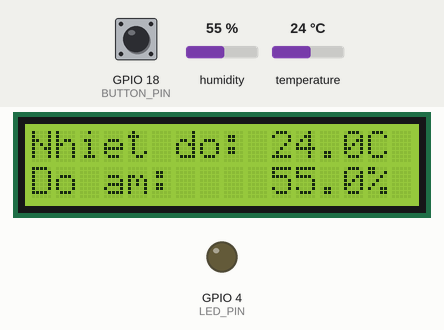
This program was run on a simulated ESP32. Shown: 16×2 character LCD, output pins drawn as LEDs (lit = HIGH). The inputs (shaded band) are chosen by the test bench; at power-on: GPIO 18 (BUTTON_PIN) HIGH, humidity 55 %, temperature 24 °C. What the program prints to the serial monitor is not drawn.

Above: at 1.3 s.
1.4 s: GPIO 18 (BUTTON_PIN) pulled LOW for 0.15 s
At 2.9 s:
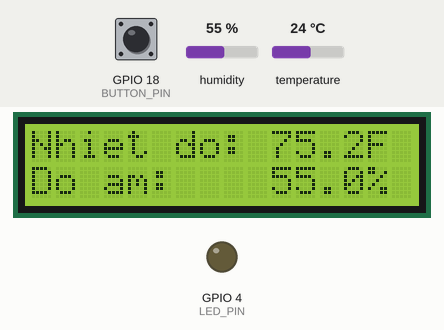
7.9 s: humidity set to 79 %
At 10.8 s:
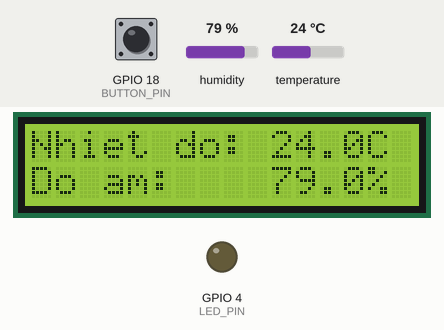
11.6 s: humidity set to 82 %
At 15.0 s:
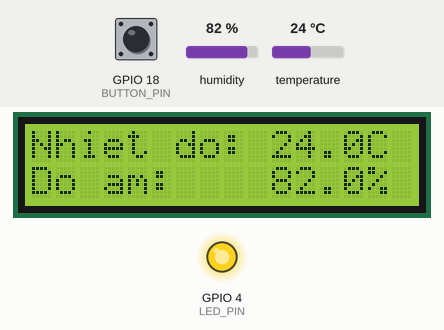
15.6 s: GPIO 18 (BUTTON_PIN) pulled LOW for 1 s
At 16.1 s:
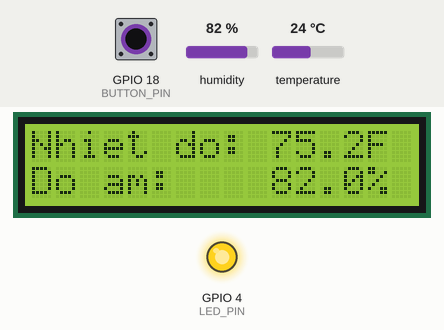
22.1 s: temperature set to 12 °C
At 23.3 s:
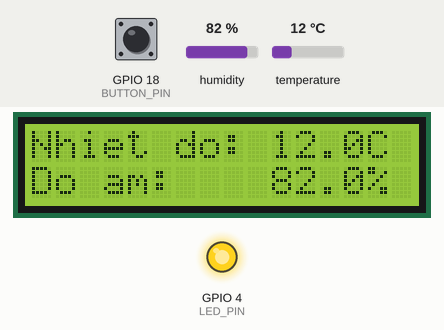
23.6 s: temperature set to 19 °C
At 26.6 s:
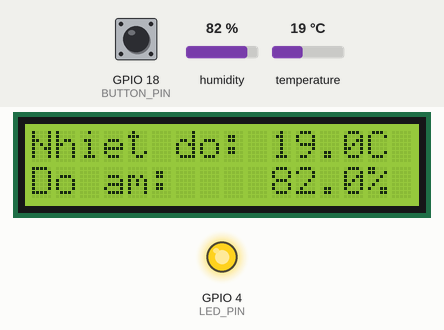
Timing chart, 0 to 28.1 s (numbered marks = the images above; inputs shaded):
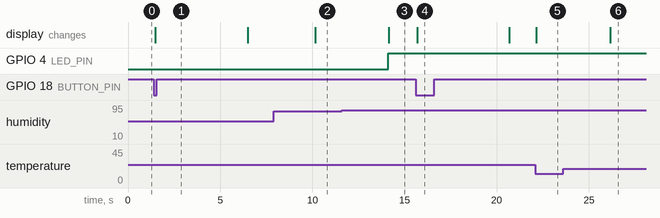

The program:

main.cpp
```cpp
#include <Arduino.h>
#include <Wire.h>
#include <LiquidCrystal_I2C.h>
#include <DHT.h>

// ========================================================
// LAB 01 - BÀI 6: TRẠM THỜI TIẾT MINI / SMART THERMOSTAT
// ========================================================

#define DHTPIN  15
#define DHTTYPE DHT22

const int BUTTON_PIN = 18;
const int LED_PIN    = 4; // Mô phỏng máy hút ẩm

DHT dht(DHTPIN, DHTTYPE);
LiquidCrystal_I2C lcd(0x27, 16, 2);

// Biến lưu trữ giá trị cảm biến
float currentTempC = 0.0;
float currentHumidity = 0.0;
bool sensorValid = false;

// Quản lý chế độ hiển thị Fahrenheit trong 5 giây bằng millis()
bool showFahrenheit = false;
unsigned long fahrenheitStartTime = 0;
const unsigned long FAHRENHEIT_DURATION = 5000; // 5 giây = 5000ms

// Chu kỳ đọc cảm biến
unsigned long lastSensorReadTime = 0;
const unsigned long SENSOR_READ_INTERVAL = 2000; // Đọc mỗi 2 giây

// Quản lý debounce nút nhấn
bool lastButtonReading = HIGH;
bool buttonState = HIGH;
unsigned long lastDebounceTime = 0;
const unsigned long debounceDelay = 50;

// Cập nhật màn hình LCD (luôn đệm đủ 16 ký tự mỗi dòng)
void updateLCD() {
  char line1[17];
  char line2[17];

  if (!sensorValid) {
    snprintf(line1, sizeof(line1), "%-16s", "Cam bien: LOI");
    snprintf(line2, sizeof(line2), "%-16s", "Kiem tra DHT22");
  } else {
    if (showFahrenheit) {
      float tempF = (currentTempC * 1.8) + 32.0;
      snprintf(line1, sizeof(line1), "%-16s", (String("Nhiet do: ") + String(tempF, 1) + "F").c_str());
    } else {
      snprintf(line1, sizeof(line1), "%-16s", (String("Nhiet do: ") + String(currentTempC, 1) + "C").c_str());
    }
    snprintf(line2, sizeof(line2), "%-16s", (String("Do am:    ") + String(currentHumidity, 1) + "%").c_str());
  }

  lcd.setCursor(0, 0);
  lcd.print(line1);
  lcd.setCursor(0, 1);
  lcd.print(line2);
}

// In thông tin chi tiết ra Serial Monitor
void printSerialReport() {
  Serial.println("----------------------------------------");
  if (sensorValid) {
    if (showFahrenheit) {
      float tempF = (currentTempC * 1.8) + 32.0;
      Serial.printf("Temperature: %.1f F\n", tempF);
    } else {
      Serial.printf("Temperature: %.1f C\n", currentTempC);
    }
    Serial.printf("Humidity: %.1f %%\n", currentHumidity);
  } else {
    Serial.println("Temperature: ERROR");
    Serial.println("Humidity: ERROR");
  }
  Serial.printf("Dehumidifier: %s\n", (currentHumidity > 80.0 && sensorValid) ? "ON" : "OFF");
  Serial.printf("Display: %s\n", showFahrenheit ? "Fahrenheit" : "Celsius");
}

void setup() {
  Serial.begin(115200);

  // Cấu hình chân nút nhấn và LED
  pinMode(BUTTON_PIN, INPUT_PULLUP);
  pinMode(LED_PIN, OUTPUT);
  digitalWrite(LED_PIN, LOW);

  // Khởi tạo giao tiếp I2C (SDA=21, SCL=22) và LCD
  Wire.begin(21, 22);
  lcd.init();
  lcd.backlight();
  lcd.setCursor(0, 0);
  lcd.print("Khoi dong...");

  // Khởi động cảm biến DHT22
  dht.begin();

  Serial.println("--- KHOI DONG BAI 6: TRAM THOI TIET MINI ---");

  // Đọc dữ liệu khởi tạo ban đầu
  float t = dht.readTemperature();
  float h = dht.readHumidity();
  if (!isnan(t) && !isnan(h)) {
    currentTempC = t;
    currentHumidity = h;
    sensorValid = true;
    digitalWrite(LED_PIN, (currentHumidity > 80.0) ? HIGH : LOW);
  }
  updateLCD();
  printSerialReport();
  lastSensorReadTime = millis();
}

void loop() {
  unsigned long currentMillis = millis();

  // 1. Quét nút nhấn với Debounce bằng millis()
  int reading = digitalRead(BUTTON_PIN);
  if (reading != lastButtonReading) {
    lastDebounceTime = currentMillis;
  }

  if (currentMillis - lastDebounceTime > debounceDelay) {
    if (reading != buttonState) {
      buttonState = reading;

      // Khi phát hiện nhấn nút (chuyển sang LOW)
      if (buttonState == LOW) {
        showFahrenheit = true;
        fahrenheitStartTime = currentMillis;
        updateLCD();
        printSerialReport();
      }
    }
  }
  lastButtonReading = reading;

  // 2. Chế độ Fahrenheit tự động trở về Celsius sau 5 giây (Không dùng delay)
  if (showFahrenheit && (currentMillis - fahrenheitStartTime >= FAHRENHEIT_DURATION)) {
    showFahrenheit = false;
    updateLCD();
    printSerialReport();
  }

  // 3. Đọc cảm biến DHT22 định kỳ mỗi 2 giây
  if (currentMillis - lastSensorReadTime >= SENSOR_READ_INTERVAL) {
    lastSensorReadTime = currentMillis;

    float t = dht.readTemperature();
    float h = dht.readHumidity();

    if (isnan(t) || isnan(h)) {
      sensorValid = false;
    } else {
      sensorValid = true;
      currentTempC = t;
      currentHumidity = h;

      // Điều khiển LED máy hút ẩm: Độ ẩm > 80% bật LED, <= 80% tắt LED
      if (currentHumidity > 80.0) {
        digitalWrite(LED_PIN, HIGH);
      } else {
        digitalWrite(LED_PIN, LOW);
      }
    }

    updateLCD();
    printSerialReport();
  }
}
```

Measured:
- the behaviour switches between 80 and 81 % on humidity (found by bisection; images 2 and 3)
- after the input at 1.4 s, the display: changes after 0.09 s (image 1)
- after the input at 7.9 s, the display: changes after 2.3 s (image 2)
- after the input at 11.6 s, GPIO 4 (LED_PIN): LOW → HIGH after 2.5 s; the display: changes after 2.6 s (image 3)
- after the input at 15.6 s, the display: changes after 0.09 s (image 4)
- after the input at 22.1 s, the display: changes after 0.06 s (image 5)
- after the input at 23.6 s, the display: changes after 2.6 s (image 6)
